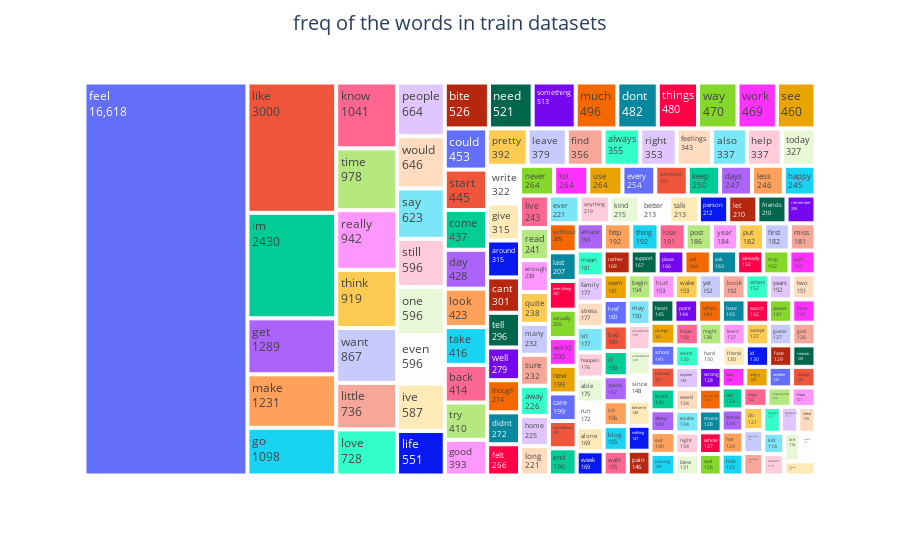

Write notebook code for a chart like this one.
### Code cell
freq_of_words = train['text_cleaned'].str.split(expand=True).stack().value_counts()

freq_of_words_top200 = freq_of_words[:200]
freq_of_words_top200.index

fig = px.treemap(freq_of_words_top200, path=[freq_of_words_top200.index], values='count')

fig.update_layout(title_text='freq of the words in train datasets', title_x=0.5, title_font=dict(size=20))

fig.update_traces(textinfo='label+value')

fig.show()

### Figure 1 — Plotly figure (JSON) as saved in the notebook; plotly's stock layout.template omitted (floating-point values rounded to 4 significant figures; data arrays with more than 128 entries replaced by an {"elided": "..."} marker saying what was removed)
{"data": [{"branchvalues": "total", "domain": {"x": [0, 1], "y": [0, 1]}, "hovertemplate": "labels=%{label}<br>count=%{value}<br>parent=%{parent}<br>id=%{id}<extra></extra>", "ids": {"elided": "200 str values"}, "labels": {"elided": "200 str values"}, "name": "", "parents": {"elided": "200 str values"}, "textinfo": "label+value", "type": "treemap", "values": {"elided": "200 float values"}}], "layout": {"legend": {"tracegroupgap": 0}, "margin": {"t": 60}, "title": {"font": {"size": 20}, "text": "freq of the words in train datasets", "x": 0.5}}}
